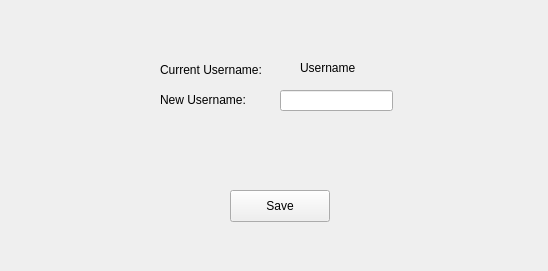
<?xml version="1.0" encoding="UTF-8"?>
<ui version="4.0">
 <class>Changeusername</class>
 <widget class="QWidget" name="Changeusername">
  <property name="geometry">
   <rect>
    <x>0</x>
    <y>0</y>
    <width>548</width>
    <height>271</height>
   </rect>
  </property>
  <property name="windowTitle">
   <string>Form</string>
  </property>
  <widget class="QLabel" name="label_2">
   <property name="geometry">
    <rect>
     <x>160</x>
     <y>90</y>
     <width>131</width>
     <height>20</height>
    </rect>
   </property>
   <property name="text">
    <string>New Username:</string>
   </property>
  </widget>
  <widget class="QLabel" name="currentusernamelabel">
   <property name="geometry">
    <rect>
     <x>300</x>
     <y>60</y>
     <width>81</width>
     <height>16</height>
    </rect>
   </property>
   <property name="text">
    <string>Username</string>
   </property>
  </widget>
  <widget class="QLineEdit" name="newusernamelineEdit">
   <property name="geometry">
    <rect>
     <x>280</x>
     <y>90</y>
     <width>113</width>
     <height>21</height>
    </rect>
   </property>
  </widget>
  <widget class="QLabel" name="label">
   <property name="geometry">
    <rect>
     <x>160</x>
     <y>60</y>
     <width>131</width>
     <height>20</height>
    </rect>
   </property>
   <property name="text">
    <string>Current Username:</string>
   </property>
  </widget>
  <widget class="QPushButton" name="SaveUsernamepushButton">
   <property name="geometry">
    <rect>
     <x>230</x>
     <y>190</y>
     <width>100</width>
     <height>32</height>
    </rect>
   </property>
   <property name="text">
    <string>Save</string>
   </property>
  </widget>
 </widget>
 <resources/>
 <connections/>
</ui>
